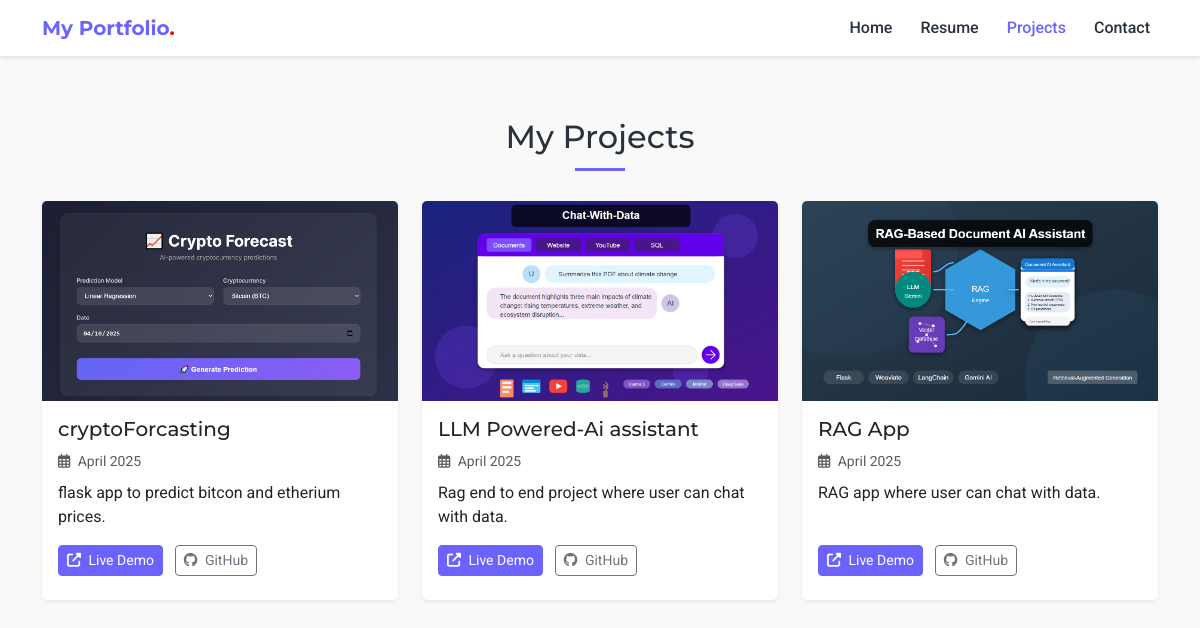
Page /projects/ on the earlier database version.
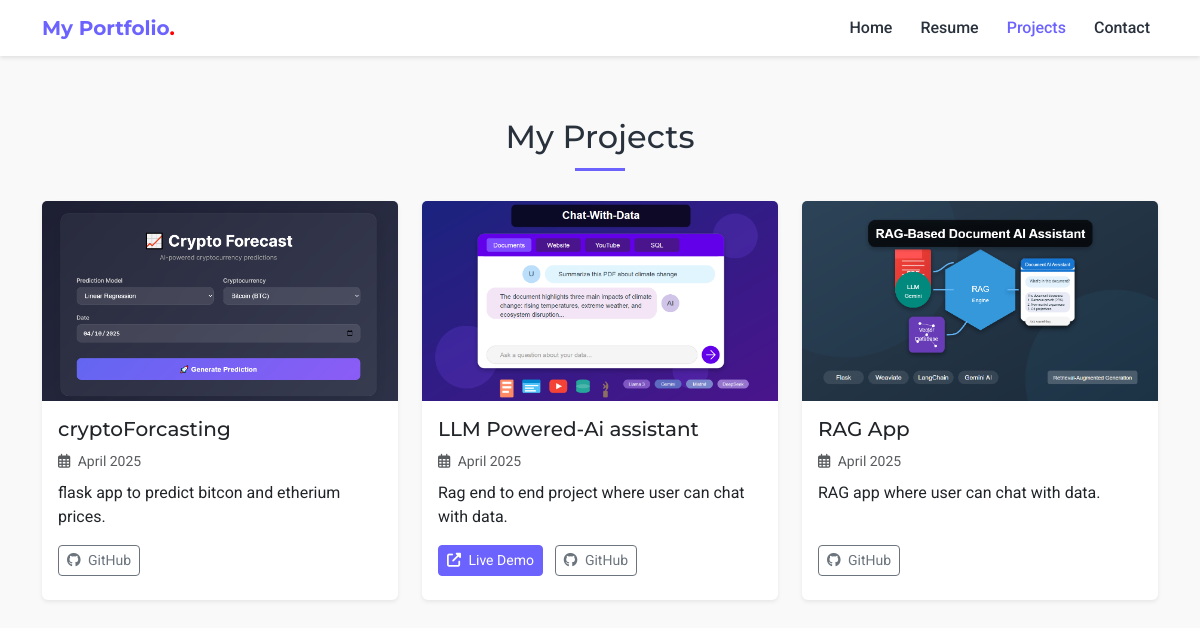
Same page on the later database version.
### portfolio/models.py (models this page shows, shortened)
class Project(models.Model):
    title = models.CharField(max_length=200)
    description = models.TextField()
    image = models.ImageField(upload_to='projects/', blank=True, null=True)
    url = models.URLField(blank=True)
    github_url = models.URLField(blank=True)
    date_created = models.DateField()
    class Meta:
        ordering = ['-date_created']

### portfolio/views.py (the view)
# urls.py: path('projects/', views.projects, name='projects'),
def projects(request):
    projects = Project.objects.all()
    return render(request, 'projects.html', {'projects': projects})

### portfolio/context_processors.py (called while the page is built)
def portfolio_context(request):
    return {
        'site_config': SiteConfiguration.objects.first(),
        'user_profile': UserProfile.objects.first()
    }

### templates/projects.html (shortened to what this page needs)
{% extends 'base.html' %}
{% block content %}
<section class="py-5">
    <div class="container">
        <h2 class="text-center section-title">My Projects</h2>
        <div class="row">
            {% for project in projects %}
            <div class="col-md-6 col-lg-4 mb-4">
                <div class="card h-100 border-0 shadow-sm">
                    {% if project.image %}
                    <img src="{{ project.image.url }}" class="card-img-top" alt="{{ project.title }}" style="height: 200px; object-fit: cover;">
                    {% else %}
                    <div class="bg-light d-flex align-items-center justify-content-center" style="height: 200px;">
                        <i class="fas fa-code fa-3x text-primary-custom"></i>
                    </div>
                    {% endif %}
                    <div class="card-body d-flex flex-column">
                        <h5 class="card-title">{{ project.title }}</h5>
                        <p class="card-text text-muted mb-2">
                            <small><i class="far fa-calendar-alt me-1"></i> {{ project.date_created|date:"F Y" }}</small>
                        </p>
                        <p class="card-text flex-grow-1">{{ project.description|truncatewords:25 }}</p>
                        <div class="mt-auto">
                            {% if project.url %}
                            <a href="{{ project.url }}" class="btn btn-primary-custom btn-sm me-2 mb-2" target="_blank" rel="noopener noreferrer">
                                <i class="fas fa-external-link-alt me-1"></i> Live Demo
                            </a>
                            {% endif %}
                            {% if project.github_url %}
                            <a href="{{ project.github_url }}" class="btn btn-outline-secondary btn-sm mb-2" target="_blank" rel="noopener noreferrer">
                                <i class="fab fa-github me-1"></i> GitHub
                            </a>
                            {% endif %}
                        </div>
                    </div>
                </div>
            </div>
            {% empty %}
            <div class="col-12 text-center py-5">
                <i class="fas fa-folder-open fa-4x text-muted mb-3"></i>
                <p>No projects available at the moment. Check back soon!</p>
            </div>
            {% endfor %}
        </div>
    </div>
</section>
{% endblock %}

Differences in the rows shown:
changed Project "cryptoForcasting": no longer shows "Live Demo"
changed Project "RAG App": no longer shows "Live Demo"
